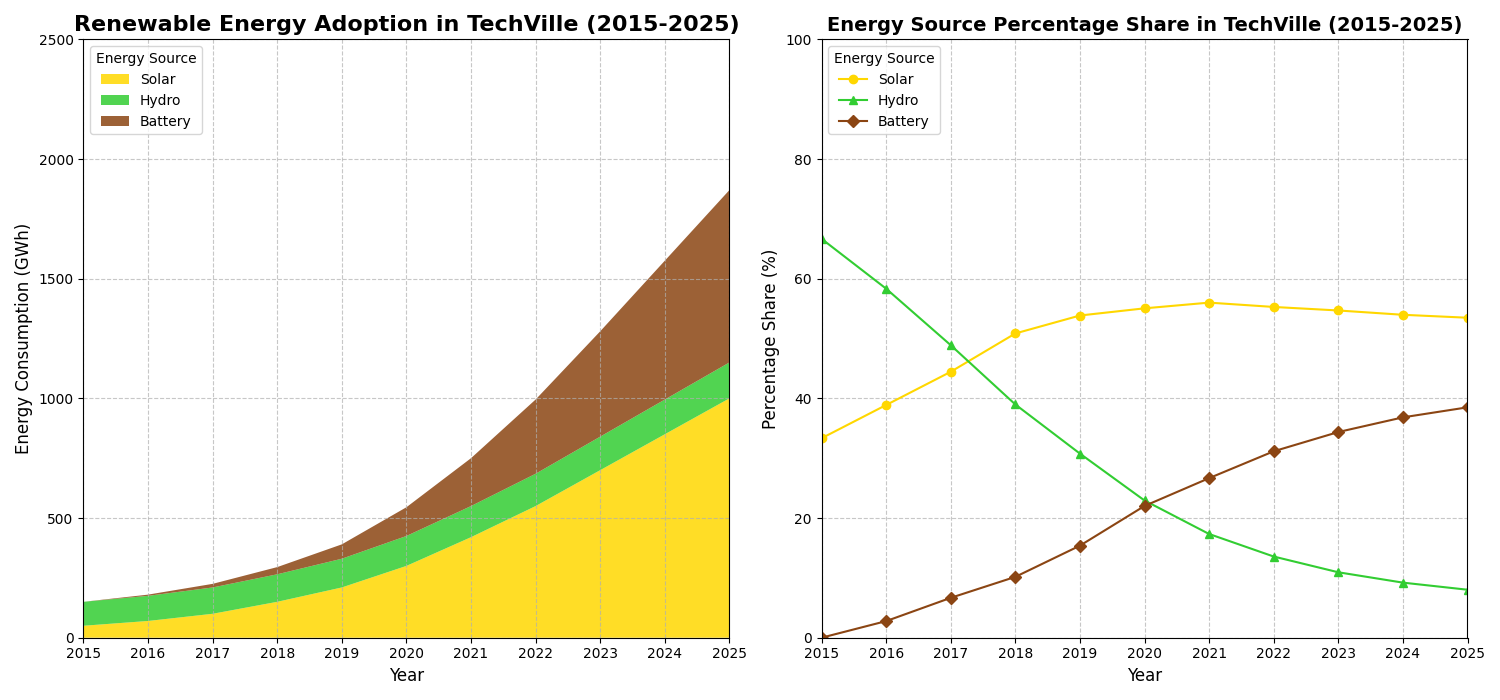

Source code (Python):
import matplotlib.pyplot as plt
import numpy as np

# Define years from 2015 to 2025
years = np.arange(2015, 2026)

# Renewable energy consumption data in GWh
solar = np.array([50, 70, 100, 150, 210, 300, 420, 550, 700, 850, 1000])
hydro = np.array([100, 105, 110, 115, 120, 125, 130, 135, 140, 145, 150])
battery_storage = np.array([0, 5, 15, 30, 60, 120, 200, 310, 440, 580, 720])

# Calculate total consumption per year and percentage shares
total_consumption = solar + hydro + battery_storage
solar_share = (solar / total_consumption) * 100
hydro_share = (hydro / total_consumption) * 100
battery_storage_share = (battery_storage / total_consumption) * 100

# Create figure and subplots
fig, axs = plt.subplots(1, 2, figsize=(15, 7))

# Stacked area plot for renewable energy consumption
axs[0].stackplot(years, solar, hydro, battery_storage, 
                 labels=['Solar', 'Hydro', 'Battery'], 
                 colors=['#FFD700', '#32CD32', '#8B4513'], alpha=0.85)
axs[0].set_title("Renewable Energy Adoption in TechVille (2015-2025)", fontsize=16, fontweight='bold')
axs[0].set_xlabel("Year", fontsize=12)
axs[0].set_ylabel("Energy Consumption (GWh)", fontsize=12)
axs[0].legend(loc='upper left', title="Energy Source")
axs[0].grid(True, linestyle='--', alpha=0.7)
axs[0].set_xticks(years)
axs[0].set_xlim(2015, 2025)
axs[0].set_ylim(0, 2500)

# Line plot for percentage share of each energy source
axs[1].plot(years, solar_share, label='Solar', color='#FFD700', marker='o')
axs[1].plot(years, hydro_share, label='Hydro', color='#32CD32', marker='^')
axs[1].plot(years, battery_storage_share, label='Battery', color='#8B4513', marker='D')
axs[1].set_title("Energy Source Percentage Share in TechVille (2015-2025)", fontsize=14, fontweight='bold')
axs[1].set_xlabel("Year", fontsize=12)
axs[1].set_ylabel("Percentage Share (%)", fontsize=12)
axs[1].legend(loc='upper left', title="Energy Source")
axs[1].grid(True, linestyle='--', alpha=0.7)
axs[1].set_xticks(years)
axs[1].set_xlim(2015, 2025)
axs[1].set_ylim(0, 100)

# Automatically adjust layout to prevent overlapping of elements
plt.tight_layout()

# Show the chart
plt.show()
